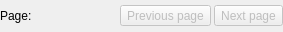
<?xml version="1.0" encoding="UTF-8"?>
<ui version="4.0">
 <class>PageNavigatorWidget</class>
 <widget class="QWidget" name="PageNavigatorWidget">
  <property name="geometry">
   <rect>
    <x>0</x>
    <y>0</y>
    <width>283</width>
    <height>32</height>
   </rect>
  </property>
  <property name="windowTitle">
   <string>Form</string>
  </property>
  <layout class="QHBoxLayout" name="horizontalLayout">
   <property name="spacing">
    <number>3</number>
   </property>
   <property name="margin">
    <number>0</number>
   </property>
   <item>
    <widget class="QLabel" name="label_3">
     <property name="sizePolicy">
      <sizepolicy hsizetype="Preferred" vsizetype="Fixed">
       <horstretch>0</horstretch>
       <verstretch>0</verstretch>
      </sizepolicy>
     </property>
     <property name="text">
      <string>Page:</string>
     </property>
    </widget>
   </item>
   <item>
    <widget class="QLabel" name="labelPageNum">
     <property name="sizePolicy">
      <sizepolicy hsizetype="Preferred" vsizetype="Fixed">
       <horstretch>0</horstretch>
       <verstretch>0</verstretch>
      </sizepolicy>
     </property>
     <property name="text">
      <string/>
     </property>
    </widget>
   </item>
   <item>
    <spacer name="horizontalSpacer">
     <property name="orientation">
      <enum>Qt::Horizontal</enum>
     </property>
     <property name="sizeHint" stdset="0">
      <size>
       <width>3</width>
       <height>29</height>
      </size>
     </property>
    </spacer>
   </item>
   <item>
    <widget class="QToolButton" name="prevToolButton">
     <property name="enabled">
      <bool>false</bool>
     </property>
     <property name="sizePolicy">
      <sizepolicy hsizetype="Fixed" vsizetype="Fixed">
       <horstretch>0</horstretch>
       <verstretch>0</verstretch>
      </sizepolicy>
     </property>
     <property name="text">
      <string>Previous page</string>
     </property>
     <property name="icon">
      <iconset resource="resources.qrc">
       <normaloff>:/images/prev.png</normaloff>:/images/prev.png</iconset>
     </property>
     <property name="toolButtonStyle">
      <enum>Qt::ToolButtonTextBesideIcon</enum>
     </property>
     <property name="arrowType">
      <enum>Qt::NoArrow</enum>
     </property>
    </widget>
   </item>
   <item>
    <widget class="QToolButton" name="nextToolButton">
     <property name="enabled">
      <bool>false</bool>
     </property>
     <property name="sizePolicy">
      <sizepolicy hsizetype="Fixed" vsizetype="Fixed">
       <horstretch>0</horstretch>
       <verstretch>0</verstretch>
      </sizepolicy>
     </property>
     <property name="text">
      <string>Next page</string>
     </property>
     <property name="icon">
      <iconset resource="resources.qrc">
       <normaloff>:/images/next.png</normaloff>:/images/next.png</iconset>
     </property>
     <property name="toolButtonStyle">
      <enum>Qt::ToolButtonTextBesideIcon</enum>
     </property>
     <property name="arrowType">
      <enum>Qt::NoArrow</enum>
     </property>
    </widget>
   </item>
  </layout>
 </widget>
 <resources>
  <include location="resources.qrc"/>
 </resources>
 <connections/>
</ui>
